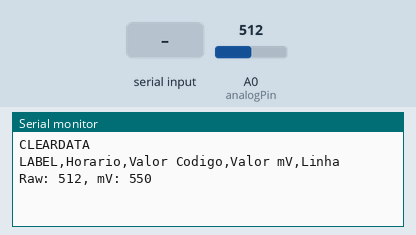
Simulated run of this program. Board: Arduino Uno, built with avr-gcc and run on an emulated ATmega328P. Shown: the last lines printed to the serial monitor. Inputs (shaded band) come from the test bench; at power-on: A0 (analogPin) = 512.

Above: at 1.2 s.
1.3 s: "E\n" received over Serial
At 2.6 s:
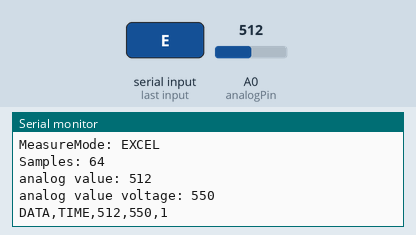
2.8 s: byte 100 ('d') received over Serial
At 2.96 s:
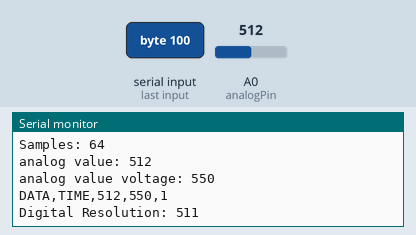
4.3 s: byte 98 ('b') received over Serial
At 4.9 s:
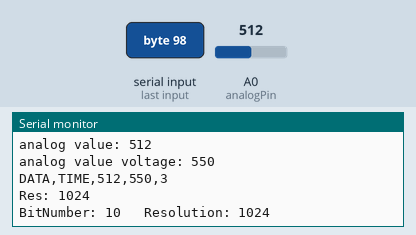
5.8 s: byte 109 ('m') received over Serial
At 5.96 s:
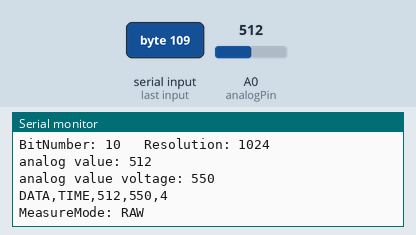
7.3 s: byte 77 ('M') received over Serial
At 8.8 s:
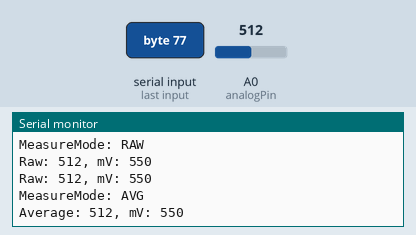
9.5 s: byte 83 ('S') received over Serial
At 9.9 s:
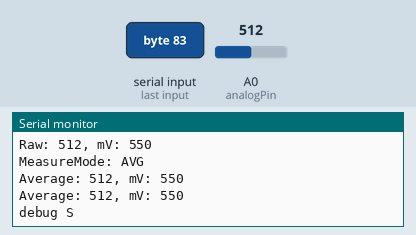
Timing chart, 0 to 12.0 s (numbered marks = the images above; inputs shaded):
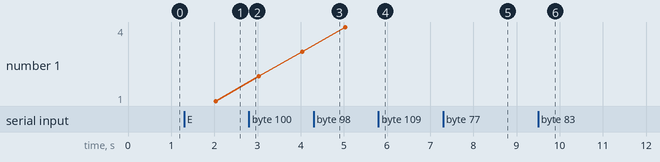

Measured:
- after the input at 1.3 s, the serial monitor: prints a new line at once (image 1)
- after the input at 2.8 s, the serial monitor: prints a new line at once (image 2)
- after the input at 4.3 s, the serial monitor: prints a new line at once (image 3)
- after the input at 5.8 s, the serial monitor: prints a new line at once (image 4)
- after the input at 7.3 s, the serial monitor: prints a new line at once (image 5)
- after the input at 9.5 s, the serial monitor: prints a new line at once (image 6)

The program:

main.cpp
```cpp
#include <Arduino.h>
enum class MeasureMode{
  RAW,
  AVG,
  EXCEL,
  OFF
}measureState;

typedef uint32_t excel;
const byte analogPin=A0;
char serialBuffer[64];
unsigned long measureTime=0;
unsigned long measureInterval=1000;
uint16_t bitNumber=9;
uint32_t digitalResolution=1023;
uint8_t numSamples=64;
uint32_t analogValue;
uint32_t analogValueVoltage;
uint32_t linha=0; // for EXCEL


void measure();
void setup() {
  Serial.begin(19200);
  Serial.println("CLEARDATA");
  Serial.println("LABEL,Horario,Valor Codigo,Valor mV,Linha");
  analogReference(INTERNAL);
  pinMode(analogPin,INPUT);
  measureState=MeasureMode::RAW;
  digitalResolution=static_cast<uint32_t>(pow(2,bitNumber)-1);

}

void loop() {
  measure();

  while(Serial.available()){
    char inByte=Serial.read();
    switch(inByte){
      case 'o'||'O':
        measureState=MeasureMode::OFF;
        Serial.println("OFF");
        break;
      case 'd':
        sprintf(serialBuffer,"Digital Resolution: %lu",digitalResolution);
        Serial.println(serialBuffer);
        break;
      case 'b':
        bitNumber==10? bitNumber=8: ++bitNumber;
        digitalResolution=static_cast<uint32_t>(pow(2,bitNumber)); // CHECK WHY 1 IS BEING SUBTRACTED AUTOMATICALLY (seems to be sprintf)
        Serial.print("Res: "); Serial.println(digitalResolution);
        sprintf(serialBuffer,"BitNumber: %d\t Resolution: %lu",bitNumber,digitalResolution);
        Serial.println(serialBuffer);
        break;
      /*case 'B':
        Serial.print("Bit number 10: "); Serial.println(pow(2,10)-1);
        Serial.print("Bit number 9: "); Serial.println(pow(2,9)-1);
        Serial.print("Bit number 8: "); Serial.println(pow(2,8)-1);
        Serial.print("Bit number 10: "); Serial.println(static_cast<uint32_t>(pow(2,10)-1));
        Serial.print("Bit number 9: "); Serial.println(static_cast<uint32_t>(pow(2,9)-1));
        Serial.print("Bit number 8: "); Serial.println(static_cast<uint32_t>(pow(2,8)-1));
        break;
      */
      case 'm':
        measureState=MeasureMode::RAW;
        sprintf(serialBuffer,"MeasureMode: RAW");
        Serial.println(serialBuffer);
        break;

      case 'M':
        measureState=MeasureMode::AVG;
        sprintf(serialBuffer,"MeasureMode: AVG");
        Serial.println(serialBuffer);
        break;
      case 'E':
        measureState=MeasureMode::EXCEL;
        sprintf(serialBuffer,"MeasureMode: EXCEL");
        Serial.println(serialBuffer);
      case 's':
        sprintf(serialBuffer,"Samples: %d",numSamples);
        Serial.println(serialBuffer);
        break;
      case 'C':
        sprintf(serialBuffer,"CLEARDATA");
        Serial.println(serialBuffer);
        break;
      case 'S':{

        uint16_t sum=0;
        Serial.println("debug S");
        for(int i=0; i<Serial.available(); i++){
          Serial.println("debug S2");
          char inByte=Serial.read();
          if(inByte=='\r' || inByte=='\n'){
            numSamples=sum;
            break;
          }
          if(inByte>='0' && inByte<='9'){
            sum=10*sum+inByte-'0';
          }
        }
        break;
        }


      case 'I':{
        uint16_t sum2=0;
        for(int i=0; i<Serial.available(); i++){
          char inByte=Serial.read();
          if(inByte=='\r' || inByte=='\n'){
            measureInterval=sum2;
            break;
          }
          if(inByte>='0' && inByte<='9'){
            sum2=10*sum2+inByte-'0';
            break;
          }
        }
        break;
      }
    }
  }

}

void measure(){
  if(millis()-measureTime>measureInterval){
    measureTime=millis();
    switch(measureState){
    case MeasureMode::OFF:
      break;
    case MeasureMode::RAW:
      analogValue=analogRead(analogPin);
      analogValueVoltage=analogValue*1100/1023;
      sprintf(serialBuffer,"Raw: %lu, mV: %lu",analogValue,analogValueVoltage);
      Serial.println(serialBuffer);
      break;
    case MeasureMode::AVG:{
      uint32_t sum=0;
      //uint32_t timer=micros();
      for(int i=0;i<numSamples;i++){
        sum+=analogRead(analogPin);
        //sprintf(serialBuffer,"Average sum: %lu",sum); // For debugging
        //Serial.println(serialBuffer);
      }
      analogValue=sum/numSamples;
      analogValueVoltage=analogValue*1100/1023;
      //timer-=micros()*1000;
      sprintf(serialBuffer,"Average: %lu, mV: %lu",analogValue,analogValueVoltage);
      Serial.println(serialBuffer);
      break;
      }
    case MeasureMode::EXCEL:
      linha++;
      uint32_t sum2=0;
      //uint32_t timer=micros();
      for(int i=0;i<numSamples;i++){
        sum2+=analogRead(analogPin);
        //sprintf(serialBuffer,"Average sum: %lu",sum); // For debugging
        //Serial.println(serialBuffer);
      }
      analogValue=sum2/numSamples;
      analogValueVoltage=analogValue*1100/1023;
      Serial.print("analog value: "); Serial.println(analogValue);
      Serial.print("analog value voltage: "); Serial.println(analogValueVoltage);
      //timer-=micros()*1000;
      sprintf(serialBuffer,"DATA,TIME,%lu,%lu,%lu",analogValue,analogValueVoltage,linha);
      Serial.println(serialBuffer);

      if(linha>200){
        linha=0;
        sprintf(serialBuffer,"ROW,SET,2");
      }
      break;
    }
  }

}
```
